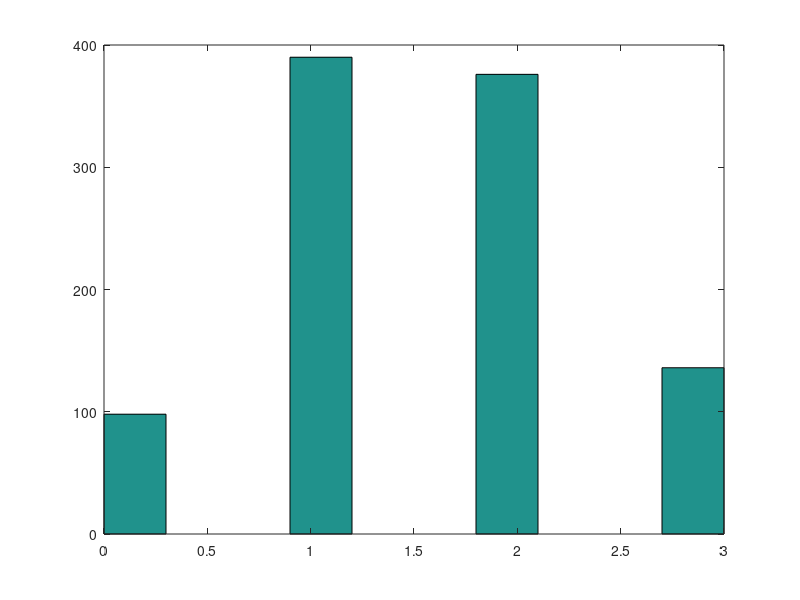

The MATLAB script that drew this image:
#binopdf(1,1,0.5)
#pkg load statistics
#binopdf(1,1,0.5)
#binopdf(1,2,0.5)

#n=10
#p=0.3

##n=input('Nr of trials(n)=');
##p=input('Pr of succes(p)=');

##
##x=0:n;
##px=binopdf(x,n,p);
##plot(x,px,'+');
##
##xx=0:0.1:n;
##fx=binocdf(xx,n,p)
##hold on; plot(xx,fx)

#x=0
##p1=binopdf(0,3,0.5)
##fprintf('P(x=0)=%1.4f', p1);

#c x!=1
##p1=1-binopdf(1,3,0.5)
##fprintf('P(x!=1)=%1.4f', p1);

#d P(x<=2) P(x<2)
##binocdf(2,3,0.5)
##binocdf(1,3,0.5)

#P(x>=1) P(x>1)
##1-binocdf(0,3,0.5)
##1-binocdf(1,3,0.5)
##fprint(of every bino

n=1000
c=rand(3,n) #1-heads 0-tails
D=c<0.5
x=sum(D); clf;
hist(x)
